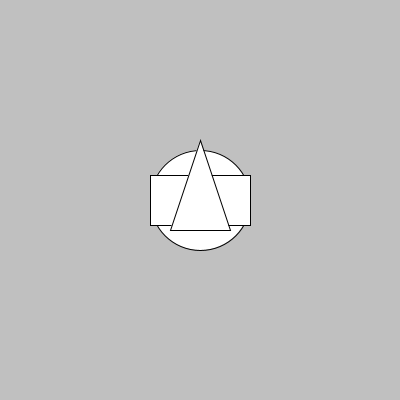
Frame 1 (no input)
Frame 60 (the mouse pressed at the canvas centre just before this capture): identical to frame 1, image omitted
Frame 120 (the mouse held since frame 60 and released just before this capture): identical to frame 1, image omitted

The Processing sketch that drew this single still picture (run headless with seeded random() and noise(); from frame 60 on, the mouse is pressed at the canvas centre):

// Processing sketch: A_Method_To_Draw_A_Composite_Shape_Core
// ── A_Method_To_Draw_A_Composite_Shape_Core.pde
void setup()
        {
         size(400,400); 
        }

void draw()
        {
          background(192);
          roundel();  // <-- or whatever the method is called 
        }
        
void roundel()
        {
          // Drawing a circle
          ellipse(width / 2, height / 2, 100, 100);
          
          // Drawing a rectangle
          rect(width / 2 - 50, height / 2 - 25, 100, 50);
          
          // Drawing a triangle
          triangle(width / 2, height / 2 - 60, width / 2 - 30, height / 2 + 30, width / 2 + 30, height / 2 + 30);
        } 
